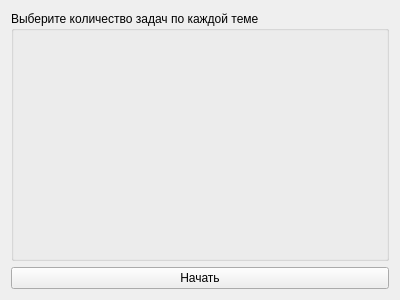
<?xml version="1.0" encoding="UTF-8"?>
<ui version="4.0">
 <class>Form</class>
 <widget class="QWidget" name="Form">
  <property name="geometry">
   <rect>
    <x>0</x>
    <y>0</y>
    <width>400</width>
    <height>300</height>
   </rect>
  </property>
  <property name="windowTitle">
   <string>Выбор тем</string>
  </property>
  <layout class="QVBoxLayout" name="verticalLayout">
   <item>
    <widget class="QGroupBox" name="themeGroup">
     <property name="title">
      <string>Выберите количество задач по каждой теме</string>
     </property>
     <layout class="QFormLayout" name="formLayout">
      <property name="fieldGrowthPolicy">
       <enum>QFormLayout::AllNonFixedFieldsGrow</enum>
      </property>
     </layout>
    </widget>
   </item>
   <item>
    <widget class="QPushButton" name="startButton">
     <property name="text">
      <string>Начать</string>
     </property>
    </widget>
   </item>
  </layout>
 </widget>
 <resources/>
 <connections/>
</ui>
